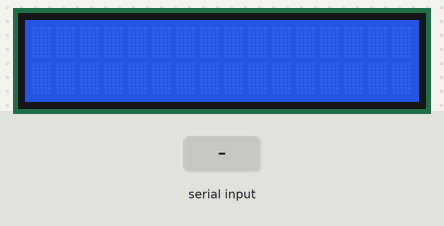
Recording of a sketch running on a simulated Arduino Uno, built with avr-gcc and run on an emulated ATmega328P. On the bench: 16×2 character LCD. The test bench sets the inputs (shaded band).

Above: at 1.2 s.
1.3 s: "1" received over Serial
At 2.1 s:
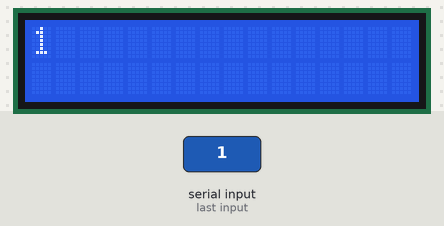
2.9 s: "0" received over Serial
At 3.4 s:
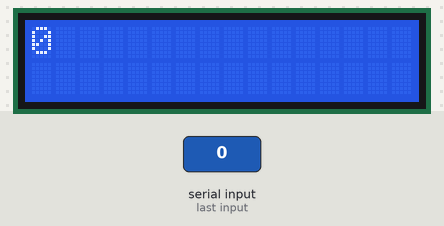
4.5 s: "2" received over Serial
At 5.8 s:
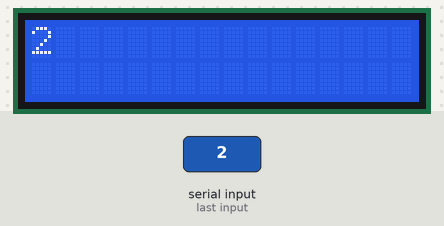
Timing chart, 0 to 7.5 s (numbered marks = the images above; inputs shaded):
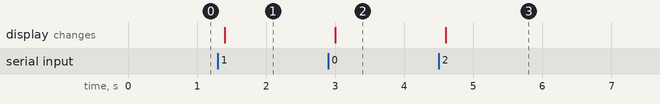

The sketch:

lcd.c.ino
```cpp
#include <LiquidCrystal.h>

LiquidCrystal lcd(12,11,5,4,3,2);

void setup()
{
  lcd.begin(16,2);

  Serial.begin(9600);
}

void loop()
{
  if(Serial.available())
  {
    delay(100);
    lcd.clear();

    while(Serial.available()>0)
    {
      lcd.write(Serial.read());
      lcd.print(Serial.readString());
    }
  }
}
```

Measured:
- after the input at 1.3 s, the display: changes after 0.10 s (image 1)
- after the input at 2.9 s, the display: changes after 0.10 s (image 2)
- after the input at 4.5 s, the display: changes after 0.10 s (image 3)
